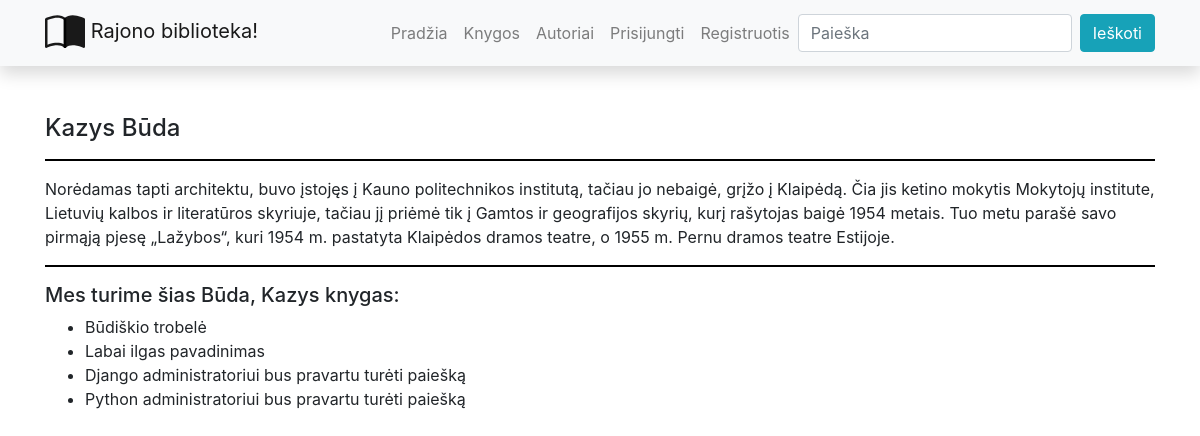
Screenshot of /library/authors/1 with the database file from the repository.
### library/models.py (models this page shows, shortened)
class Author(models.Model):
    first_name = models.CharField('Vardas', max_length=100)
    last_name = models.CharField('Pavardė', max_length=100)
    description = HTMLField()
    def display_books(self):
        return ', '.join([book.title for book in self.books.all()][:3]) + "..."
    display_books.short_description = 'Knygos'
    class Meta:
        ordering = ['last_name', 'first_name']
    def __str__(self):
        return f'{self.last_name}, {self.first_name}'

class Book(models.Model):
    title = models.CharField('Pavadinimas', max_length=200)
    author = models.ForeignKey('Author', on_delete=models.SET_NULL, null=True, related_name='books')
    summary = models.TextField('Aprašymas', max_length=1000, help_text='Trumpas knygos aprašymas')
    isbn = models.CharField('ISBN', max_length=13)
    genre = models.ManyToManyField(Genre, help_text='Išrinkite žanrą/us šiai knygai')
    cover = models.ImageField('Viršelis', upload_to='covers', null=True)
    def display_genre(self):
        return '; '.join([genre.name for genre in self.genre.all()])
    display_genre.short_description = 'Žanras'
    class Meta:
        verbose_name = "Knyga"
        verbose_name_plural = "Knygos"

### library/views.py (the view)
# urls.py: path('authors/<int:author_id>', views.author, name='author-detail'),
def author(request, author_id):
    single_author = get_object_or_404(Author, pk=author_id)
    return render(request, 'author.html', {'author': single_author})

### library/templates/author.html
{% extends "base.html" %}
{% block content %}
<div>
    <h4>{{ author.first_name }} {{ author.last_name }}</h4>
    <hr>
    <p>{{ author.description | safe }}</p>
    <hr>
    <h5>Mes turime šias {{ author }} knygas:</h5>
    <ul>
        {% for book_obj in author.books.all %}
        <li> {{ book_obj.title }}</li>
        {% endfor %}
    </ul>
</div>
{% endblock %}

### library/static/css/styles.css (style rules this page uses)
hr { width: 100%; background-color: black; height: 1px; border-color : transparent; }

### rows the page displays
Author: first_name "Kazys", last_name "Būda", description "Norėdamas tapti architektu, buvo įstojęs į Kauno politechnikos institutą, tačiau jo nebaigė, grįžo į Klaipėdą. Čia jis ketino mokytis Mokytojų institute, Lietuvių kalbos ir literatūros skyriuje, tačiau jį priėmė tik į Gamtos ir geografijos skyrių, kurį rašytojas baigė 1954 metais. Tuo metu parašė savo pirmąją pjesę „Lažybos“, kuri 1954 m. pastatyta Klaipėdos dramos teatre, o 1955 m. Pernu dramos teatre Estijoje.", last_name+first_name "Būda, Kazys"
Book: title "Būdiškio trobelė"
Book: title "Labai ilgas pavadinimas"
Book: title "Django administratoriui bus pravartu turėti paiešką"
Book: title "Python administratoriui bus pravartu turėti paiešką"
